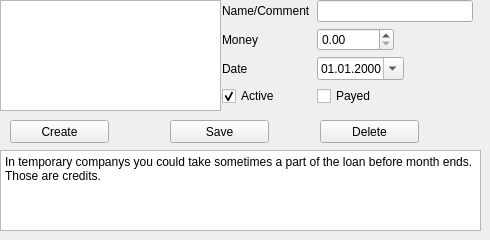
         <widget class="QWidget" name="tab">
          <attribute name="title">
           <string>Credits</string>
          </attribute>
          <widget class="QWidget" name="verticalLayoutWidget">
           <property name="geometry">
            <rect>
             <x>0</x>
             <y>0</y>
             <width>221</width>
             <height>111</height>
            </rect>
           </property>
           <layout class="QVBoxLayout" name="verticalLayout">
            <item>
             <widget class="QListWidget" name="creditList"/>
            </item>
           </layout>
          </widget>
          <widget class="QWidget" name="formLayoutWidget_3">
           <property name="geometry">
            <rect>
             <x>222</x>
             <y>0</y>
             <width>251</width>
             <height>111</height>
            </rect>
           </property>
           <layout class="QFormLayout" name="formLayout_3">
            <property name="fieldGrowthPolicy">
             <enum>QFormLayout::ExpandingFieldsGrow</enum>
            </property>
            <property name="labelAlignment">
             <set>Qt::AlignLeading|Qt::AlignLeft|Qt::AlignVCenter</set>
            </property>
            <item row="1" column="0">
             <widget class="QLabel" name="label_15">
              <property name="text">
               <string>Money</string>
              </property>
             </widget>
            </item>
            <item row="1" column="1">
             <widget class="QDoubleSpinBox" name="creditValue">
              <property name="decimals">
               <number>2</number>
              </property>
              <property name="maximum">
               <double>99999.990000000005239</double>
              </property>
             </widget>
            </item>
            <item row="3" column="0">
             <widget class="QLabel" name="label_16">
              <property name="text">
               <string>Date</string>
              </property>
             </widget>
            </item>
            <item row="3" column="1">
             <widget class="QDateEdit" name="creditDate">
              <property name="displayFormat">
               <string>dd.MM.yyyy</string>
              </property>
              <property name="calendarPopup">
               <bool>true</bool>
              </property>
             </widget>
            </item>
            <item row="4" column="1">
             <widget class="QCheckBox" name="creditPayed">
              <property name="text">
               <string>Payed</string>
              </property>
             </widget>
            </item>
            <item row="0" column="1">
             <widget class="QLineEdit" name="creditName"/>
            </item>
            <item row="0" column="0">
             <widget class="QLabel" name="label_30">
              <property name="text">
               <string>Name/Comment</string>
              </property>
             </widget>
            </item>
            <item row="4" column="0">
             <widget class="QCheckBox" name="creditActive">
              <property name="text">
               <string>Active</string>
              </property>
              <property name="checked">
               <bool>true</bool>
              </property>
             </widget>
            </item>
           </layout>
          </widget>
          <widget class="QPushButton" name="createCredit">
           <property name="geometry">
            <rect>
             <x>10</x>
             <y>120</y>
             <width>99</width>
             <height>23</height>
            </rect>
           </property>
           <property name="text">
            <string>Create</string>
           </property>
          </widget>
          <widget class="QPushButton" name="saveCredit">
           <property name="geometry">
            <rect>
             <x>170</x>
             <y>120</y>
             <width>99</width>
             <height>23</height>
            </rect>
           </property>
           <property name="text">
            <string>Save</string>
           </property>
          </widget>
          <widget class="QPushButton" name="deleteCredit">
           <property name="geometry">
            <rect>
             <x>320</x>
             <y>120</y>
             <width>99</width>
             <height>23</height>
            </rect>
           </property>
           <property name="text">
            <string>Delete</string>
           </property>
          </widget>
          <widget class="QPlainTextEdit" name="plainTextEdit_3">
           <property name="geometry">
            <rect>
             <x>0</x>
             <y>150</y>
             <width>481</width>
             <height>81</height>
            </rect>
           </property>
           <property name="plainText">
            <string>In temporary companys you could take sometimes a part of the loan before month ends. Those are credits.</string>
           </property>
          </widget>
         </widget>
